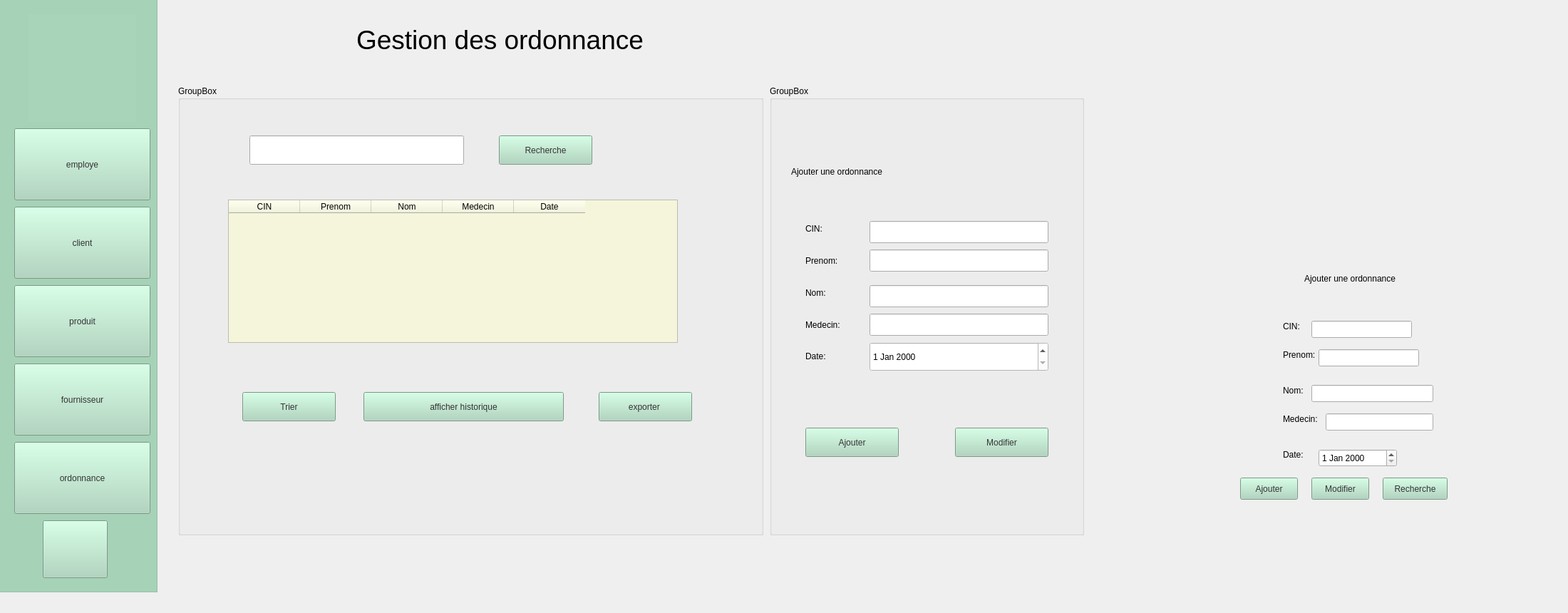
    <widget class="QWidget" name="ordonnance">
     <widget class="QLineEdit" name="prenomEdit">
      <property name="geometry">
       <rect>
        <x>1850</x>
        <y>490</y>
        <width>141</width>
        <height>24</height>
       </rect>
      </property>
     </widget>
     <widget class="QLabel" name="label_8">
      <property name="geometry">
       <rect>
        <x>500</x>
        <y>30</y>
        <width>561</width>
        <height>51</height>
       </rect>
      </property>
      <property name="font">
       <font>
        <family>Segoe UI</family>
        <pointsize>28</pointsize>
        <italic>false</italic>
        <bold>false</bold>
       </font>
      </property>
      <property name="styleSheet">
       <string notr="true">color: rgb(0, 0, 0);
font: 28pt &quot;Segoe UI&quot;;</string>
      </property>
      <property name="text">
       <string>Gestion des ordonnance</string>
      </property>
     </widget>
     <widget class="QLineEdit" name="nomEdit">
      <property name="geometry">
       <rect>
        <x>1840</x>
        <y>540</y>
        <width>171</width>
        <height>24</height>
       </rect>
      </property>
     </widget>
     <widget class="QLabel" name="label_9">
      <property name="geometry">
       <rect>
        <x>1800</x>
        <y>540</y>
        <width>49</width>
        <height>16</height>
       </rect>
      </property>
      <property name="styleSheet">
       <string notr="true">color: rgb(0, 0, 0);</string>
      </property>
      <property name="text">
       <string>Nom:</string>
      </property>
     </widget>
     <widget class="QPushButton" name="pushButton">
      <property name="geometry">
       <rect>
        <x>1940</x>
        <y>670</y>
        <width>91</width>
        <height>31</height>
       </rect>
      </property>
      <property name="styleSheet">
       <string notr="true">background-color: rgb(168, 213, 186);
font: 14pt &quot;Segoe UI&quot;;
color: rgb(51, 51, 51);</string>
      </property>
      <property name="text">
       <string>Recherche</string>
      </property>
     </widget>
     <widget class="QDateEdit" name="dateEdit">
      <property name="geometry">
       <rect>
        <x>1850</x>
        <y>630</y>
        <width>110</width>
        <height>25</height>
       </rect>
      </property>
      <property name="styleSheet">
       <string notr="true">color: rgb(0, 0, 0);
</string>
      </property>
     </widget>
     <widget class="QLineEdit" name="cinEdit">
      <property name="geometry">
       <rect>
        <x>1840</x>
        <y>450</y>
        <width>141</width>
        <height>24</height>
       </rect>
      </property>
     </widget>
     <widget class="QLabel" name="label_10">
      <property name="geometry">
       <rect>
        <x>1800</x>
        <y>490</y>
        <width>49</width>
        <height>16</height>
       </rect>
      </property>
      <property name="styleSheet">
       <string notr="true">color: rgb(0, 0, 0);
</string>
      </property>
      <property name="text">
       <string>Prenom:</string>
      </property>
     </widget>
     <widget class="QLabel" name="label_12">
      <property name="geometry">
       <rect>
        <x>1800</x>
        <y>580</y>
        <width>49</width>
        <height>16</height>
       </rect>
      </property>
      <property name="styleSheet">
       <string notr="true">color: rgb(0, 0, 0);</string>
      </property>
      <property name="text">
       <string>Medecin:</string>
      </property>
     </widget>
     <widget class="QPushButton" name="quitButton">
      <property name="geometry">
       <rect>
        <x>1840</x>
        <y>670</y>
        <width>81</width>
        <height>31</height>
       </rect>
      </property>
      <property name="styleSheet">
       <string notr="true">background-color: rgb(168, 213, 186);
font: 14pt &quot;Segoe UI&quot;;
color: rgb(51, 51, 51);</string>
      </property>
      <property name="text">
       <string>Modifier</string>
      </property>
     </widget>
     <widget class="QPushButton" name="addButton">
      <property name="geometry">
       <rect>
        <x>1740</x>
        <y>670</y>
        <width>81</width>
        <height>31</height>
       </rect>
      </property>
      <property name="styleSheet">
       <string notr="true">background-color: rgb(168, 213, 186);
font: 14pt &quot;Segoe UI&quot;;
color: rgb(51, 51, 51);</string>
      </property>
      <property name="text">
       <string>Ajouter</string>
      </property>
     </widget>
     <widget class="QLineEdit" name="medecinEdit">
      <property name="geometry">
       <rect>
        <x>1860</x>
        <y>580</y>
        <width>151</width>
        <height>24</height>
       </rect>
      </property>
     </widget>
     <widget class="QLabel" name="label_13">
      <property name="geometry">
       <rect>
        <x>1800</x>
        <y>630</y>
        <width>49</width>
        <height>16</height>
       </rect>
      </property>
      <property name="styleSheet">
       <string notr="true">color: rgb(0, 0, 0);</string>
      </property>
      <property name="text">
       <string>Date:</string>
      </property>
     </widget>
     <widget class="QLabel" name="label_14">
      <property name="geometry">
       <rect>
        <x>1830</x>
        <y>340</y>
        <width>361</width>
        <height>101</height>
       </rect>
      </property>
      <property name="styleSheet">
       <string notr="true">font: 700 italic 10pt &quot;Segoe UI&quot;;
color: rgb(0, 0, 0);</string>
      </property>
      <property name="text">
       <string>Ajouter une ordonnance</string>
      </property>
     </widget>
     <widget class="QLabel" name="label_16">
      <property name="geometry">
       <rect>
        <x>1800</x>
        <y>450</y>
        <width>49</width>
        <height>16</height>
       </rect>
      </property>
      <property name="styleSheet">
       <string notr="true">color: rgb(0, 0, 0);</string>
      </property>
      <property name="text">
       <string>CIN:</string>
      </property>
     </widget>
     <widget class="QGroupBox" name="menu_5">
      <property name="geometry">
       <rect>
        <x>-10</x>
        <y>-20</y>
        <width>231</width>
        <height>851</height>
       </rect>
      </property>
      <property name="styleSheet">
       <string notr="true">background-color: rgb(168, 213, 186);</string>
      </property>
      <property name="title">
       <string/>
      </property>
      <widget class="QPushButton" name="bem_6">
       <property name="geometry">
        <rect>
         <x>30</x>
         <y>200</y>
         <width>191</width>
         <height>101</height>
        </rect>
       </property>
       <property name="styleSheet">
        <string notr="true">background-color: rgb(168, 213, 186);
border-color: rgb(0, 0, 0);
color: rgb(51, 51, 51);
font: 18pt &quot;Segoe UI&quot;;</string>
       </property>
       <property name="text">
        <string>employe</string>
       </property>
      </widget>
      <widget class="QPushButton" name="bc_6">
       <property name="geometry">
        <rect>
         <x>30</x>
         <y>310</y>
         <width>191</width>
         <height>101</height>
        </rect>
       </property>
       <property name="styleSheet">
        <string notr="true">background-color: rgb(168, 213, 186);
color: rgb(51, 51, 51);
font: 18pt &quot;Segoe UI&quot;;
</string>
       </property>
       <property name="text">
        <string>client</string>
       </property>
      </widget>
      <widget class="QPushButton" name="bo_6">
       <property name="geometry">
        <rect>
         <x>30</x>
         <y>640</y>
         <width>191</width>
         <height>101</height>
        </rect>
       </property>
       <property name="styleSheet">
        <string notr="true">background-color: rgb(168, 213, 186);
color: rgb(51, 51, 51);
font: 18pt &quot;Segoe UI&quot;;</string>
       </property>
       <property name="text">
        <string>ordonnance</string>
       </property>
      </widget>
      <widget class="QLabel" name="label_40">
       <property name="geometry">
        <rect>
         <x>50</x>
         <y>40</y>
         <width>151</width>
         <height>151</height>
        </rect>
       </property>
       <property name="styleSheet">
        <string notr="true">background-image: url(:/logo1.png);</string>
       </property>
       <property name="text">
        <string/>
       </property>
      </widget>
      <widget class="QPushButton" name="bp_6">
       <property name="geometry">
        <rect>
         <x>30</x>
         <y>420</y>
         <width>191</width>
         <height>101</height>
        </rect>
       </property>
       <property name="styleSheet">
        <string notr="true">background-color: rgb(168, 213, 186);
color: rgb(51, 51, 51);
font: 18pt &quot;Segoe UI&quot;;
</string>
       </property>
       <property name="text">
        <string>produit</string>
       </property>
      </widget>
      <widget class="QPushButton" name="bf_6">
       <property name="geometry">
        <rect>
         <x>30</x>
         <y>530</y>
         <width>191</width>
         <height>101</height>
        </rect>
       </property>
       <property name="styleSheet">
        <string notr="true">background-color: rgb(168, 213, 186);
color: rgb(51, 51, 51);
font: 18pt &quot;Segoe UI&quot;;
</string>
       </property>
       <property name="text">
        <string>fournisseur</string>
       </property>
      </widget>
      <widget class="QPushButton" name="benregistrer_e_4">
       <property name="geometry">
        <rect>
         <x>70</x>
         <y>750</y>
         <width>91</width>
         <height>81</height>
        </rect>
       </property>
       <property name="styleSheet">
        <string notr="true">
background-image: url(:/Downloads/pngegg (1) (1) (1).png);

background-color: rgb(168, 213, 186);
color: rgb(51, 51, 51);
font: 18pt &quot;Segoe UI&quot;;</string>
       </property>
       <property name="text">
        <string/>
       </property>
      </widget>
     </widget>
     <widget class="QGroupBox" name="groupBox_6">
      <property name="geometry">
       <rect>
        <x>250</x>
        <y>120</y>
        <width>821</width>
        <height>631</height>
       </rect>
      </property>
      <property name="title">
       <string>GroupBox</string>
      </property>
      <widget class="QPushButton" name="btrier_o">
       <property name="geometry">
        <rect>
         <x>90</x>
         <y>430</y>
         <width>131</width>
         <height>41</height>
        </rect>
       </property>
       <property name="styleSheet">
        <string notr="true">background-color: rgb(168, 213, 186);
font: 14pt &quot;Segoe UI&quot;;
color: rgb(51, 51, 51);</string>
       </property>
       <property name="text">
        <string>Trier</string>
       </property>
      </widget>
      <widget class="QPushButton" name="brechercher_o">
       <property name="geometry">
        <rect>
         <x>450</x>
         <y>70</y>
         <width>131</width>
         <height>41</height>
        </rect>
       </property>
       <property name="styleSheet">
        <string notr="true">background-color: rgb(168, 213, 186);
font: 14pt &quot;Segoe UI&quot;;
color: rgb(51, 51, 51);</string>
       </property>
       <property name="text">
        <string>Recherche</string>
       </property>
      </widget>
      <widget class="QTableWidget" name="tableWidget_5">
       <property name="geometry">
        <rect>
         <x>70</x>
         <y>160</y>
         <width>631</width>
         <height>201</height>
        </rect>
       </property>
       <property name="styleSheet">
        <string notr="true">color: rgb(0, 0, 0);
background-color: rgb(245, 245, 220);</string>
       </property>
       <column>
        <property name="text">
         <string>CIN</string>
        </property>
       </column>
       <column>
        <property name="text">
         <string>Prenom</string>
        </property>
       </column>
       <column>
        <property name="text">
         <string>Nom</string>
        </property>
       </column>
       <column>
        <property name="text">
         <string>Medecin</string>
        </property>
       </column>
       <column>
        <property name="text">
         <string>Date</string>
        </property>
       </column>
      </widget>
      <widget class="QLineEdit" name="linerechercher_o">
       <property name="geometry">
        <rect>
         <x>100</x>
         <y>70</y>
         <width>301</width>
         <height>41</height>
        </rect>
       </property>
      </widget>
      <widget class="QPushButton" name="bexporter_o">
       <property name="geometry">
        <rect>
         <x>590</x>
         <y>430</y>
         <width>131</width>
         <height>41</height>
        </rect>
       </property>
       <property name="styleSheet">
        <string notr="true">background-color: rgb(168, 213, 186);
font: 14pt &quot;Segoe UI&quot;;
color: rgb(51, 51, 51);</string>
       </property>
       <property name="text">
        <string>exporter </string>
       </property>
      </widget>
      <widget class="QPushButton" name="bafficherhist_o">
       <property name="geometry">
        <rect>
         <x>260</x>
         <y>430</y>
         <width>281</width>
         <height>41</height>
        </rect>
       </property>
       <property name="styleSheet">
        <string notr="true">background-color: rgb(168, 213, 186);
font: 14pt &quot;Segoe UI&quot;;
color: rgb(51, 51, 51);</string>
       </property>
       <property name="text">
        <string>afficher historique</string>
       </property>
      </widget>
     </widget>
     <widget class="QGroupBox" name="groupBox_o">
      <property name="geometry">
       <rect>
        <x>1080</x>
        <y>120</y>
        <width>441</width>
        <height>631</height>
       </rect>
      </property>
      <property name="title">
       <string>GroupBox</string>
      </property>
      <widget class="QPushButton" name="pajouter_o">
       <property name="geometry">
        <rect>
         <x>50</x>
         <y>480</y>
         <width>131</width>
         <height>41</height>
        </rect>
       </property>
       <property name="styleSheet">
        <string notr="true">background-color: rgb(168, 213, 186);
font: 14pt &quot;Segoe UI&quot;;
color: rgb(51, 51, 51);</string>
       </property>
       <property name="text">
        <string>Ajouter</string>
       </property>
      </widget>
      <widget class="QLabel" name="label_17">
       <property name="geometry">
        <rect>
         <x>50</x>
         <y>280</y>
         <width>49</width>
         <height>21</height>
        </rect>
       </property>
       <property name="styleSheet">
        <string notr="true">color: rgb(0, 0, 0);
font: 12pt &quot;Segoe UI&quot;;</string>
       </property>
       <property name="text">
        <string>Nom:</string>
       </property>
      </widget>
      <widget class="QLineEdit" name="linnom_o">
       <property name="geometry">
        <rect>
         <x>140</x>
         <y>280</y>
         <width>251</width>
         <height>31</height>
        </rect>
       </property>
      </widget>
      <widget class="QLineEdit" name="linecin_o">
       <property name="geometry">
        <rect>
         <x>140</x>
         <y>190</y>
         <width>251</width>
         <height>31</height>
        </rect>
       </property>
      </widget>
      <widget class="QLabel" name="label_19">
       <property name="geometry">
        <rect>
         <x>50</x>
         <y>320</y>
         <width>81</width>
         <height>31</height>
        </rect>
       </property>
       <property name="styleSheet">
        <string notr="true">color: rgb(0, 0, 0);
font: 12pt &quot;Segoe UI&quot;;</string>
       </property>
       <property name="text">
        <string>Medecin:</string>
       </property>
      </widget>
      <widget class="QDateEdit" name="linedate_o">
       <property name="geometry">
        <rect>
         <x>140</x>
         <y>360</y>
         <width>251</width>
         <height>41</height>
        </rect>
       </property>
       <property name="styleSheet">
        <string notr="true">background-color: rgb(255, 255, 255);
color: rgb(0, 0, 0);
</string>
       </property>
      </widget>
      <widget class="QLineEdit" name="linemedecin_o">
       <property name="geometry">
        <rect>
         <x>140</x>
         <y>320</y>
         <width>251</width>
         <height>31</height>
        </rect>
       </property>
      </widget>
      <widget class="QLabel" name="label_21">
       <property name="geometry">
        <rect>
         <x>30</x>
         <y>70</y>
         <width>381</width>
         <height>101</height>
        </rect>
       </property>
       <property name="styleSheet">
        <string notr="true">font: 13pt &quot;Segoe UI&quot;;
color: rgb(0, 0, 0);</string>
       </property>
       <property name="text">
        <string>Ajouter une ordonnance</string>
       </property>
      </widget>
      <widget class="QLabel" name="label_20">
       <property name="geometry">
        <rect>
         <x>50</x>
         <y>370</y>
         <width>51</width>
         <height>20</height>
        </rect>
       </property>
       <property name="styleSheet">
        <string notr="true">color: rgb(0, 0, 0);
font: 12pt &quot;Segoe UI&quot;;</string>
       </property>
       <property name="text">
        <string>Date:</string>
       </property>
      </widget>
      <widget class="QLabel" name="label_37">
       <property name="geometry">
        <rect>
         <x>50</x>
         <y>190</y>
         <width>49</width>
         <height>21</height>
        </rect>
       </property>
       <property name="styleSheet">
        <string notr="true">color: rgb(0, 0, 0);
font: 12pt &quot;Segoe UI&quot;;</string>
       </property>
       <property name="text">
        <string>CIN:</string>
       </property>
      </widget>
      <widget class="QLabel" name="label_18">
       <property name="geometry">
        <rect>
         <x>50</x>
         <y>230</y>
         <width>81</width>
         <height>31</height>
        </rect>
       </property>
       <property name="styleSheet">
        <string notr="true">color: rgb(0, 0, 0);
font: 12pt &quot;Segoe UI&quot;;
</string>
       </property>
       <property name="text">
        <string>Prenom:</string>
       </property>
      </widget>
      <widget class="QLineEdit" name="lineprenom_o">
       <property name="geometry">
        <rect>
         <x>140</x>
         <y>230</y>
         <width>251</width>
         <height>31</height>
        </rect>
       </property>
      </widget>
      <widget class="QPushButton" name="bmodifier_o">
       <property name="geometry">
        <rect>
         <x>260</x>
         <y>480</y>
         <width>131</width>
         <height>41</height>
        </rect>
       </property>
       <property name="styleSheet">
        <string notr="true">background-color: rgb(168, 213, 186);
font: 14pt &quot;Segoe UI&quot;;
color: rgb(51, 51, 51);</string>
       </property>
       <property name="text">
        <string>Modifier</string>
       </property>
      </widget>
     </widget>
    </widget>
